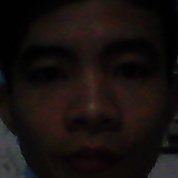
#> input picture Face_Recognizer/Anh/Khoi/Khoi0.jpg, 178 x 178 px
$ python -i DeSkew.py   (imports and definitions only)   (Python 2 division)   (older library calls are emulated)
#> lines starting #> are read from the running program, lines starting #| are printed output that depends on the picture
'''
Created on Mar 1, 2016

@author: JuniorK
'''
import cv2
import numpy as np
from cv2 import CV_LOAD_IMAGE_GRAYSCALE
from math import atan, pi, ceil
def compute_skew(image):
    #image = cv2.bitwise_not(image)
    height, width = image.shape[:2]
    edges = cv2.Canny(image, 150, 200, 3, 5)
    lines = cv2.HoughLinesP(edges, 1, cv2.cv.CV_PI/180, 100, minLineLength=width / 2.0, maxLineGap=20)
    angle = 0.0
    nlines = lines.size
    for x1, y1, x2, y2 in lines[0]:
        angle += np.arctan2(y2 - y1,x2 - x1)
        #cv2.line(image,(x1,y1),(x2,y2),(0,0,255),2)
        print np.arctan2(y2 - y1,x2 - x1)
    cv2.imshow("",edges)
    cv2.waitKey(0)
    return angle / nlines

def deskew(image, angle):
    print angle
    image = cv2.bitwise_not(image)
    non_zero_pixels = cv2.findNonZero(image)
    center, wh, theta = cv2.minAreaRect(non_zero_pixels)

    root_mat = cv2.getRotationMatrix2D(center, angle, 1)
    rows,cols = image.shape[:2]
    rotated = cv2.warpAffine(image, root_mat, (cols, rows), flags=cv2.INTER_CUBIC)
    return cv2.bitwise_not(cv2.getRectSubPix(rotated, (cols, rows), center))
def deskew_base_hough(img):
    return deskew(img, compute_skew(img))
def deskew_base_moment(img):
    tmp=img
    h,w = img.shape[:2]
    m = cv2.moments(tmp)
    x = m['m10']/m['m00']
    y = m['m01']/m['m00']
    mu02 = m['mu02']
    mu20 = m['mu20']
    mu11 = m['mu11']

    lambda1 = 0.5*( mu20 + mu02 ) + 0.5*( mu20**2 + mu02**2 - 2*mu20*mu02 + 4*mu11**2 )**0.5
    lambda2 = 0.5*( mu20 + mu02 ) - 0.5*( mu20**2 + mu02**2 - 2*mu20*mu02 + 4*mu11**2 )**0.5
    lambda_m = max(lambda1, lambda2)

    # Convert from radians to degrees
    angle =  ceil(atan((lambda_m - mu20)/mu11)*18000/pi)/100
    if angle>0:
        angle= min(angle,90-angle)
    else:
        angle= -1*min(-1*angle,90+angle) -0.1
    #print angle

    # Create a rotation matrix and use it to de-skew the image.
    center = tuple(map(int, (x, y)))
    rotmat = cv2.getRotationMatrix2D(center, angle , 1)
    rotatedImg = cv2.warpAffine(img, rotmat, (w, h), flags = cv2.INTER_CUBIC)
    return rotatedImg
#img=cv2.imread('test01.png',0)
#deskew_base_hough(cv2.pyrDown(img))

>>> import cv2
>>> picture = cv2.imread('../Face_Recognizer/Anh/Khoi/Khoi0.jpg', cv2.IMREAD_GRAYSCALE)
#> picture: shape (178, 178); min 0, max 78, mean 18.3
>>> result = deskew_base_hough(picture)
#> in compute_skew, `edges = cv2.Canny(image, 150, 200, 3, 5)`:
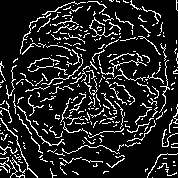
#> edges: shape (178, 178); 13.8% white in thin lines or dots
#> in compute_skew, `lines = cv2.HoughLinesP(edges, 1, cv2.cv.CV_PI/180, 100, minLineLength..`: lines = None
#> (the run stopped early here; a loop or call above may not have finished)

$ run again, on Face_Recognizer/Anh/Khoi/Khoi1.jpg
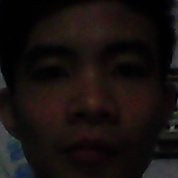
#> input picture Face_Recognizer/Anh/Khoi/Khoi1.jpg, 178 x 178 px
#> in compute_skew, `edges = cv2.Canny(image, 150, 200, 3, 5)`:
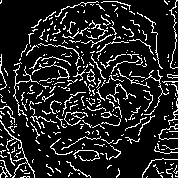
#> edges: shape (178, 178); 13.8% white in thin lines or dots
#> lines = None

$ run again, on Face_Recognizer/Anh/Khoi/Khoi2.jpg
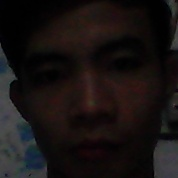
#> input picture Face_Recognizer/Anh/Khoi/Khoi2.jpg, 178 x 178 px
#> in compute_skew, `edges = cv2.Canny(image, 150, 200, 3, 5)`:
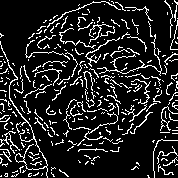
#> edges: shape (178, 178); 13.7% white in thin lines or dots
#> lines = None

$ run again, on Face_Recognizer/Anh/Khoi/Khoi3.jpg
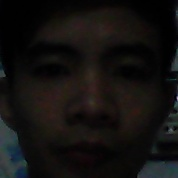
#> input picture Face_Recognizer/Anh/Khoi/Khoi3.jpg, 178 x 178 px
#> in compute_skew, `edges = cv2.Canny(image, 150, 200, 3, 5)`:
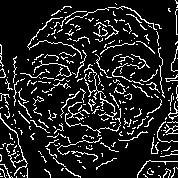
#> edges: shape (178, 178); 13% white in thin lines or dots
#> lines = None
